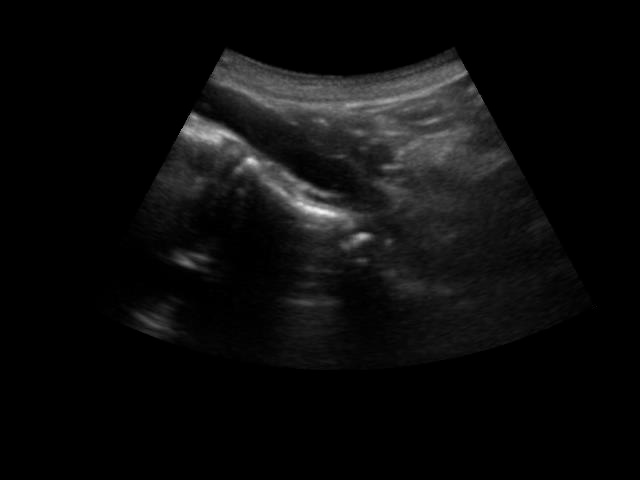
#> input picture Metrica de Evaluacion/data-test/j1.jpg, 640 x 480 px; its folder holds only this picture in this run
$ python generate_image.py
#> lines starting #> are read from the running program, lines starting #| are printed output that depends on the picture
import cv2
import os
import numpy as np

def calculate_histogram(img):
    hist = np.zeros(256, dtype=int)
    for i in range(img.shape[0]):
        for j in range(img.shape[1]):
            hist[img[i, j]] += 1

    return hist

def cumulative_distribution_function(hist):
    cdf = np.zeros(256, dtype=float)
    cdf[0] = hist[0]

    for i in range(1, 256):
        cdf[i] = cdf[i - 1] + hist[i]

    return cdf

def histogram_equalization(img, intensity_factor=1.0):
    hist = calculate_histogram(img)
    cdf = cumulative_distribution_function(hist)

    cdf_normalized = cdf / cdf[-1]

    equalized_img = np.zeros_like(img)

    for i in range(img.shape[0]):
        for j in range(img.shape[1]):
            equalized_img[i, j] = int(cdf_normalized[img[i, j]] * 255 * intensity_factor)

    return equalized_img.astype(np.uint8)

def gaussian_filter(img, sigma):
    return cv2.GaussianBlur(img, (0, 0), sigma)

def median_filter(img, kernel_size):
    result = np.copy(img)
    rows, cols = img.shape
    radius = kernel_size // 2

    for i in range(radius, rows - radius):
        for j in range(radius, cols - radius):
            values = []
            for x in range(-radius, radius + 1):
                for y in range(-radius, radius + 1):
                    values.append(img[i + x, j + y])

            values.sort()
            median_position = len(values) // 2
            result[i, j] = (values[median_position - 1])

    return result

input_folder = 'data-test'
output_folder = 'data-result'

# Crear la carpeta de salida si no existe
if not os.path.exists(output_folder):
    os.makedirs(output_folder)

for i in range(1, 51):
    input_image_path = os.path.join(input_folder, f'j{i}.jpg')
    output_image_path = os.path.join(output_folder, f'j{i}_result.jpg')

    img = cv2.imread(input_image_path, cv2.IMREAD_GRAYSCALE)
#> img is the input picture: shape (480, 640); min 0, max 246, mean 12.1
    equalized_img = histogram_equalization(img)
#> in histogram_equalization, `hist = calculate_histogram(img)`: hist = 256 values, max 197085 at index 0, min 0 at index 197, mean 1200
#> after the loop in cumulative_distribution_function, `for i in range(1, 256):`: cdf = 256 values from 197085 to 307200
#> in histogram_equalization, `cdf_normalized = cdf / cdf[-1]`: cdf_normalized = 256 values from 0.642 to 1
#> after the loop in histogram_equalization, `for i in range(img.shape[0]):`:
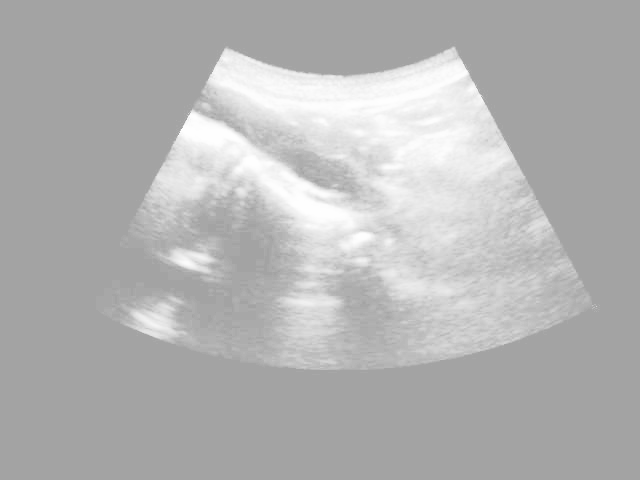
#> equalized_img: shape (480, 640); min 163, max 255, mean 179.7
    sigma = 1.5
    gaussian_img = gaussian_filter(equalized_img, sigma)
    kernel_size = 3
    final_img = median_filter(gaussian_img, kernel_size)
#> after the loop in median_filter, `for i in range(radius, rows - radius):`: result: shape (480, 640); min 163, max 254, mean 179.5
#> (the run stopped early here; a loop or call above may not have finished)
